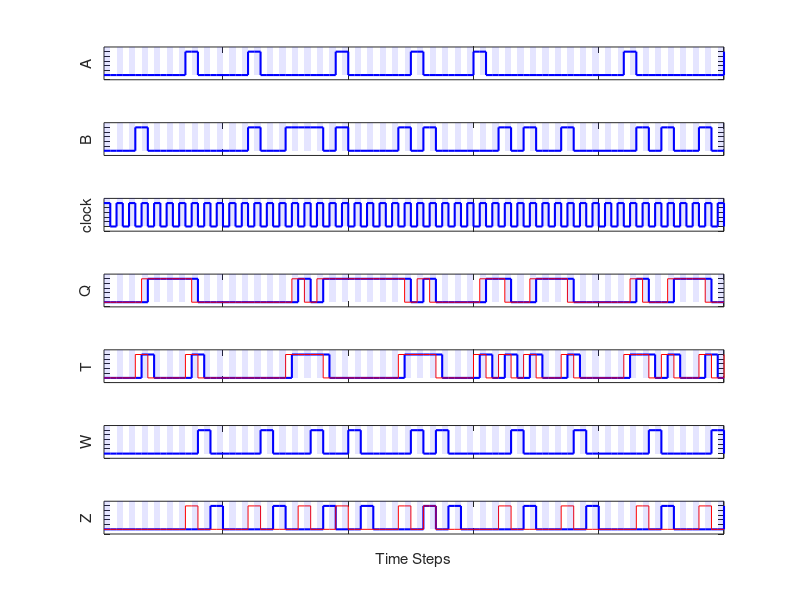

MATLAB code for this plot:
[trace,delim] = importdata('trace.txt', ' ', 2);

N = 7;

d = trace.data;

t = d(:,1);
A = d(:,2);
B = d(:,3);
C = d(:,4);
Q = d(:,5);
T = d(:,6);
W = d(:,7);
Z = d(:,8);
X = mod(A+B,2);
tdx = find(X==1);
bdx = find(X==0);
Zexp = B;
Zexp(tdx) = Q(tdx);
Qexp = mod(cumsum(C.*X),2);

figure(1)
clf

plabels = {{'A'},{'B'},{'clock'},{'Q'},{'T'},{'W'},{'Z'}};

for idx=1:7
   subplot(N,1,idx)
   if (idx==5)
       stairs(t,d(:,idx+1),'b','LineWidth',1.5)
       hold on
       stairs(t,X,'r')
       hold off
   elseif (idx==4)
       stairs(t,d(:,idx+1),'b','LineWidth',1.5)
       hold on
       stairs(t,Qexp,'r')
       hold off  
   elseif (idx==7)
       stairs(t,d(:,idx+1),'b','LineWidth',1.5)
       hold on
       stairs(t,Zexp,'r')
       hold off       
   else
       stairs(t,d(:,idx+1),'b','LineWidth',1.5)
   end
   axis([min(t) max(t) -0.2 1.2])
   set(gca,'YTickLabel',[]);
   set(gca,'XTickLabel',[]);
   ylabel(plabels{idx})
   hold on
   for jdx=1:2:100
       ha=area([jdx jdx+1], [1.2 1.2], 'FaceColor','blue','FaceAlpha',0.1,'LineStyle','none');
       %ha.FaceColor = [0 0 0.25];
   end
   hold off
end

xlabel('Time Steps')

